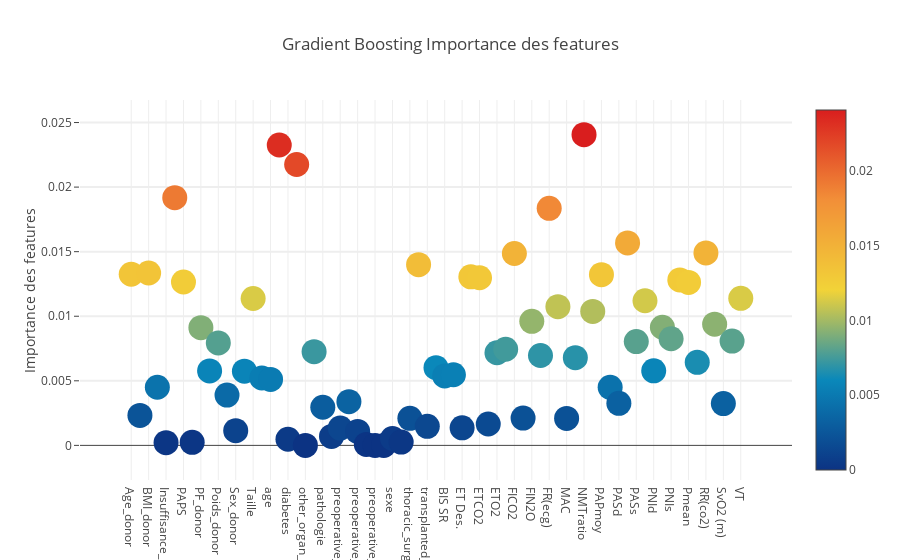

The notebook cell this image was saved under:
### Code cell
trace = go.Scatter(
    y = feature_dataframe['Gradient Boost Importance des features'].values,
    x = feature_dataframe['features'].values,
    mode='markers',
    marker=dict(
        sizemode = 'diameter',
        sizeref = 1,
        size = 25,
        color = feature_dataframe['Gradient Boost Importance des features'].values,
        colorscale='Portland',
        showscale=True
    ),
    text = feature_dataframe['features'].values
)
data = [trace]

layout= go.Layout(
    autosize= True,
    title= 'Gradient Boosting Importance des features',
    hovermode= 'closest',
    yaxis=dict(
        title= 'Importance des features',
        ticklen= 5,
        gridwidth= 2
    ),
    showlegend= False
)
fig = go.Figure(data=data, layout=layout)
py.iplot(fig,filename='scatter2010')

### Figure 1 — Plotly figure (JSON) as saved in the notebook; plotly's stock layout.template omitted (floating-point values rounded to 4 significant figures)
{"data": [{"marker": {"color": [0.01325, 0.002321, 0.01335, 0.004499, 0.0002082, 0.01918, 0.01265, 0.0002372, 0.009114, 0.005767, 0.007937, 0.003895, 0.001137, 0.005749, 0.01137, 0.005222, 0.005111, 0.02326, 0.0004729, 0.02175, 0, 0.007253, 0.002952, 0.0006923, 0.001341, 0.003383, 0.001079, 7.641e-05, 0, 0, 0.0005311, 0.0002563, 0.002095, 0.01399, 0.001476, 0.006019, 0.00538, 0.005469, 0.001357, 0.01305, 0.01298, 0.001657, 0.00717, 0.007441, 0.01486, 0.002117, 0.009602, 0.00696, 0.01835, 0.01074, 0.00209, 0.006792, 0.02406, 0.01037, 0.01322, 0.004493, 0.003255, 0.01568, 0.00804, 0.0112, 0.005773, 0.009145, 0.008257, 0.01281, 0.01262, 0.006432, 0.0149, 0.009388, 0.003239, 0.008076, 0.01138], "colorscale": "Portland", "showscale": true, "size": 25, "sizemode": "diameter", "sizeref": 1}, "mode": "markers", "text": ["Age_donor", "Aspirations_donor", "BMI_donor", "Donneur_CPT", "Insuffisance_renale", "LAS", "PAPS", "PFO", "PF_donor", "Poids", "Poids_donor", "RX_donor", "Sex_donor", "Tabagisme_donor", "Taille", "Taille_donor", "age", "body_mass_index", "diabetes", "id_patient", "other_organ_transplantation", "oto_score", "pathologie", "plasmapherese", "preoperative_ECMO", "preoperative_ICU", "preoperative_mechanical_ventilation", "preoperative_pulmonary_hypertension", "preoperative_vasopressor", "retransplant", "sexe", "super_urgence", "thoracic_surgery_history", "time_on_waiting_liste", "transplanted_twice_during_study_period", "B.I.S", "BIS SR", "DC", "ET Des.", "ET Sevo.", "ETCO2", "ETCO2 (mmHg)", "ETO2", "FC", "FICO2", "FICO2 (mmHg)", "FIN2O", "FR", "FR(ecg)", "FiO2", "MAC", "NMT TOF", "NMTratio", "PAPdia", "PAPmoy", "PAPsys", "PASd", "PASm", "PASs", "PEEPtotal", "PNId", "PNIm", "PNIs", "Pmax", "Pmean", "Pplat", "RR(co2)", "SpO2", "SvO2 (m)", "Temp", "VT"], "type": "scatter", "uid": "1591716e-fd45-11e8-bded-6002921757e3", "x": ["Age_donor", "Aspirations_donor", "BMI_donor", "Donneur_CPT", "Insuffisance_renale", "LAS", "PAPS", "PFO", "PF_donor", "Poids", "Poids_donor", "RX_donor", "Sex_donor", "Tabagisme_donor", "Taille", "Taille_donor", "age", "body_mass_index", "diabetes", "id_patient", "other_organ_transplantation", "oto_score", "pathologie", "plasmapherese", "preoperative_ECMO", "preoperative_ICU", "preoperative_mechanical_ventilation", "preoperative_pulmonary_hypertension", "preoperative_vasopressor", "retransplant", "sexe", "super_urgence", "thoracic_surgery_history", "time_on_waiting_liste", "transplanted_twice_during_study_period", "B.I.S", "BIS SR", "DC", "ET Des.", "ET Sevo.", "ETCO2", "ETCO2 (mmHg)", "ETO2", "FC", "FICO2", "FICO2 (mmHg)", "FIN2O", "FR", "FR(ecg)", "FiO2", "MAC", "NMT TOF", "NMTratio", "PAPdia", "PAPmoy", "PAPsys", "PASd", "PASm", "PASs", "PEEPtotal", "PNId", "PNIm", "PNIs", "Pmax", "Pmean", "Pplat", "RR(co2)", "SpO2", "SvO2 (m)", "Temp", "VT"], "y": [0.01325, 0.002321, 0.01335, 0.004499, 0.0002082, 0.01918, 0.01265, 0.0002372, 0.009114, 0.005767, 0.007937, 0.003895, 0.001137, 0.005749, 0.01137, 0.005222, 0.005111, 0.02326, 0.0004729, 0.02175, 0, 0.007253, 0.002952, 0.0006923, 0.001341, 0.003383, 0.001079, 7.641e-05, 0, 0, 0.0005311, 0.0002563, 0.002095, 0.01399, 0.001476, 0.006019, 0.00538, 0.005469, 0.001357, 0.01305, 0.01298, 0.001657, 0.00717, 0.007441, 0.01486, 0.002117, 0.009602, 0.00696, 0.01835, 0.01074, 0.00209, 0.006792, 0.02406, 0.01037, 0.01322, 0.004493, 0.003255, 0.01568, 0.00804, 0.0112, 0.005773, 0.009145, 0.008257, 0.01281, 0.01262, 0.006432, 0.0149, 0.009388, 0.003239, 0.008076, 0.01138]}], "layout": {"autosize": true, "hovermode": "closest", "showlegend": false, "title": "Gradient Boosting Importance des features", "yaxis": {"gridwidth": 2, "ticklen": 5, "title": "Importance des features"}}}
